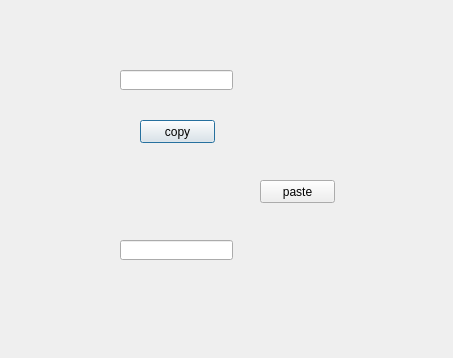
<?xml version="1.0" encoding="UTF-8"?>
<ui version="4.0">
 <class>Dialog</class>
 <widget class="QDialog" name="Dialog">
  <property name="geometry">
   <rect>
    <x>0</x>
    <y>0</y>
    <width>453</width>
    <height>358</height>
   </rect>
  </property>
  <property name="windowTitle">
   <string>Dialog</string>
  </property>
  <widget class="QLineEdit" name="lineEdit">
   <property name="geometry">
    <rect>
     <x>120</x>
     <y>70</y>
     <width>113</width>
     <height>20</height>
    </rect>
   </property>
  </widget>
  <widget class="QPushButton" name="pushButton">
   <property name="geometry">
    <rect>
     <x>140</x>
     <y>120</y>
     <width>75</width>
     <height>23</height>
    </rect>
   </property>
   <property name="text">
    <string>copy</string>
   </property>
  </widget>
  <widget class="QPushButton" name="pushButton_2">
   <property name="geometry">
    <rect>
     <x>260</x>
     <y>180</y>
     <width>75</width>
     <height>23</height>
    </rect>
   </property>
   <property name="text">
    <string>paste</string>
   </property>
  </widget>
  <widget class="QLineEdit" name="lineEdit_2">
   <property name="geometry">
    <rect>
     <x>120</x>
     <y>240</y>
     <width>113</width>
     <height>20</height>
    </rect>
   </property>
  </widget>
 </widget>
 <resources/>
 <connections>
  <connection>
   <sender>pushButton</sender>
   <signal>pressed()</signal>
   <receiver>lineEdit</receiver>
   <slot>selectAll()</slot>
   <hints>
    <hint type="sourcelabel">
     <x>157</x>
     <y>127</y>
    </hint>
    <hint type="destinationlabel">
     <x>194</x>
     <y>75</y>
    </hint>
   </hints>
  </connection>
  <connection>
   <sender>pushButton</sender>
   <signal>released()</signal>
   <receiver>lineEdit</receiver>
   <slot>copy()</slot>
   <hints>
    <hint type="sourcelabel">
     <x>158</x>
     <y>126</y>
    </hint>
    <hint type="destinationlabel">
     <x>156</x>
     <y>73</y>
    </hint>
   </hints>
  </connection>
  <connection>
   <sender>pushButton_2</sender>
   <signal>clicked()</signal>
   <receiver>lineEdit_2</receiver>
   <slot>paste()</slot>
   <hints>
    <hint type="sourcelabel">
     <x>287</x>
     <y>181</y>
    </hint>
    <hint type="destinationlabel">
     <x>200</x>
     <y>255</y>
    </hint>
   </hints>
  </connection>
 </connections>
 <slots>
  <signal>paste()</signal>
 </slots>
</ui>
